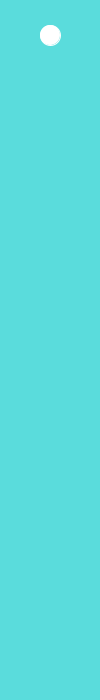
Frame 1 (no input)
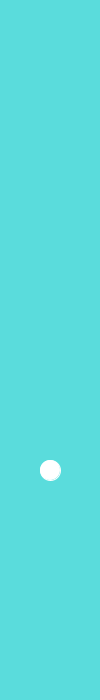
Frame 60 (the mouse pressed at the canvas centre just before this capture)
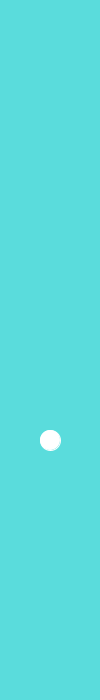
Frame 120 (the mouse held since frame 60 and released just before this capture)

The Processing sketch that drew these frames (run headless with seeded random() and noise(); from frame 60 on, the mouse is pressed at the canvas centre):

// Processing sketch: processing_38861
// ── processing_38861.pde

int y_position=20;
int y_speed= +15;

void setup ()
{
  size(100,700);
  stroke(255);
}


void draw ()
{  
 background (90,220,220);
 y_position=y_position + y_speed;
 ellipse(50,y_position,20,20);
 
 //if the ball reach to the right side, it changes the direction to back.
  if (y_position>680) {y_speed=-15;}
  
  //if the ball reach to the left side, it changes the direction to right.
  else if (y_position<20) {y_speed=+15;}
}                                                               
